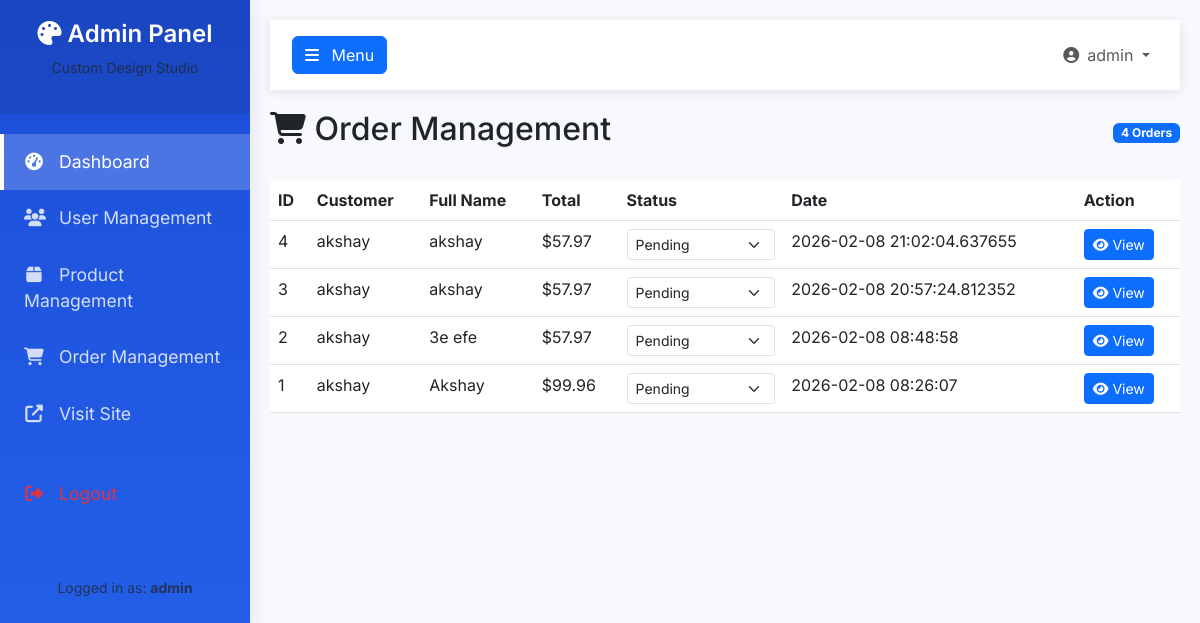
Page /admin/orders (signed in) on the committed database.
### tables this page shows
CREATE TABLE orders (
                order_id INTEGER PRIMARY KEY AUTOINCREMENT,
                user_id INTEGER NOT NULL,
                full_name TEXT NOT NULL,
                card_last_four TEXT,
                delivery_option TEXT NOT NULL,
                shipping_address TEXT NOT NULL,
                total REAL NOT NULL,
                status TEXT DEFAULT 'pending',
                created_at TIMESTAMP DEFAULT CURRENT_TIMESTAMP,
                FOREIGN KEY (user_id) REFERENCES users(user_id)
            );

CREATE TABLE users (
                user_id INTEGER PRIMARY KEY AUTOINCREMENT,
                username TEXT UNIQUE NOT NULL,
                email TEXT UNIQUE NOT NULL,
                password_hash BLOB NOT NULL,
                first_name TEXT NOT NULL,
                last_name TEXT NOT NULL,
                date_of_birth TEXT,
                phone TEXT,
                address TEXT,
                role TEXT DEFAULT 'customer',
                profile_image TEXT,
                is_active INTEGER DEFAULT 1,
                created_at TIMESTAMP DEFAULT CURRENT_TIMESTAMP,
                last_login TIMESTAMP
            );

### admin_routes.py (the view)
@admin_bp.route('/orders')
@admin_required
def admin_orders():
    orders = db_helper.get_all_orders()
    return render_template('admin_orders.html', orders=orders)

### admin_routes.py (called while the page is built)
def admin_required(f):
    @wraps(f)
    def decorated_function(*args, **kwargs):
        if 'user_id' not in session:
            flash('Please log in to access this page.', 'warning')
            return redirect(url_for('admin.admin_login'))
        if session.get('role') != 'admin':
            flash('Access denied. Admin privileges required.', 'danger')
            return redirect(url_for('home'))
        return f(*args, **kwargs)
    return decorated_function

### app.py (called while the page is built)
@app.context_processor
def inject_csrf_token():
    from flask_wtf.csrf import generate_csrf
    return dict(csrf_token=lambda: generate_csrf())

### database.py (called while the page is built)
    def get_all_orders(self):
        conn = sqlite3.connect(self.db_name)
        cursor = conn.cursor()
        try:
            cursor.execute('''
                SELECT o.order_id, o.user_id, u.username, u.email, o.full_name,
                       o.total, o.status, o.created_at
                FROM orders o
                LEFT JOIN users u ON o.user_id = u.user_id
                ORDER BY o.created_at DESC
            ''')
            orders = cursor.fetchall()
        except sqlite3.Error as e:
            print(f"SQLite error fetching orders: {e}")
            orders = []
        finally:
            conn.close()
        return orders

### templates/admin_orders.html (shortened to what this page needs)
{% extends "base_admin.html" %}
{% block content %}
<div class="d-flex justify-content-between align-items-center mb-4">
    <h2><i class="fas fa-shopping-cart"></i> Order Management</h2>
    <span class="badge bg-primary">{{ orders|length }} Orders</span>
</div>
{% if orders %}
<div class="table-responsive">
    <table class="table table-hover">
        <thead class="thead-dark">
            <tr>
                <th>ID</th>
                <th>Customer</th>
                <th>Full Name</th>
                <th>Total</th>
                <th>Status</th>
                <th>Date</th>
                <th>Action</th>
            </tr>
        </thead>
        <tbody>
            {% for order in orders %}
            <tr>
                <td>{{ order[0] }}</td>
                <td>{{ order[2] or order[3] }}</td>
                <td>{{ order[4] }}</td>
                <td>${{ "%.2f"|format(order[5]) }}</td>
                <td>
                    <form method="POST" action="{{ url_for('admin.update_order_status', order_id=order[0]) }}" class="d-inline status-form">
                        <select name="status" class="form-select form-select-sm status-select" onchange="this.form.submit()" style="min-width: 120px;">
                            <option value="pending" {% if order[6] == 'pending' %}selected{% endif %}>Pending</option>
                        </select>
                    </form>
                </td>
                <td>{{ order[7] }}</td>
                <td>
                    <a href="{{ url_for('admin.admin_order_detail', order_id=order[0]) }}" class="btn btn-sm btn-primary">
                        <i class="fas fa-eye"></i> View
                    </a>
                </td>
            </tr>
            {% endfor %}
        </tbody>
    </table>
</div>
{% else %}
<div class="text-center py-5">
    <i class="fas fa-shopping-cart fa-3x text-muted mb-3"></i>
    <h4>No Orders Found</h4>
    <p class="text-muted">There are currently no orders in the system.</p>
</div>
{% endif %}
{% endblock %}

### templates/base_admin.html (style rules this page uses)
:root { --primary-blue: #2563eb; --primary-dark: #1d4ed8; --sidebar-width: 250px; }
body { font-family: 'Inter', sans-serif; background-color: #f8f9fc; }

### rows in the picture
orders: order_id "4", username "akshay", full_name "akshay", total "57.97", status "Pending", created_at "2026-02-08 21:02:04.637655"
orders: order_id "3", username "akshay", full_name "akshay", total "57.97", status "Pending", created_at "2026-02-08 20:57:24.812352"
orders: order_id "2", username "akshay", full_name "3e efe", total "57.97", status "Pending", created_at "2026-02-08 08:48:58"
orders: order_id "1", username "akshay", full_name "Akshay", total "99.96", status "Pending", created_at "2026-02-08 08:26:07"

### other values in the picture
{{ session.username }} "admin"
{{ orders|length }} "4"
